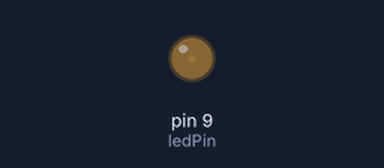
The sketch below on a simulated Arduino Uno, built with avr-gcc and run on an emulated ATmega328P. Shown: output pins drawn as LEDs (lit = HIGH).

Above: at 0.05 s.
At 0.95 s:
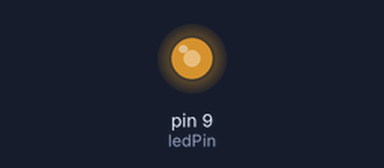
At 1.35 s:
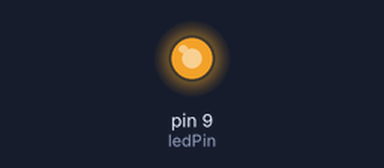
At 2.7 s:
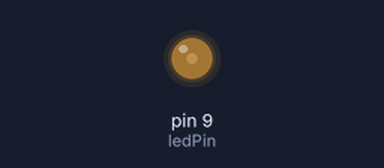
Timing chart, 0 to 7.0 s (numbered marks = the images above):
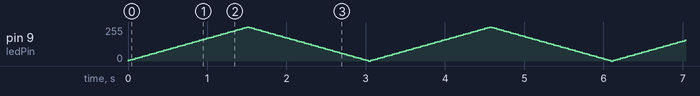

The sketch:

Fade.ino
```cpp
/*
FADE LED
Example sourced from.
Jeff Thompson | 2013 | www.jeffreythompson.org
Simple on/off works well for many applications, but the Arduino lets us use Pulse Width
Modulation (PWM) to get intervals between all the way on and all the way off.
Available only on digital pins 3,5,6,9,10,11,13 on the Uno/Leonardo, marked with '~'
Note that PWM isn't actually analog and doesn't actually fade at all!  Instead, underlying
software blinks the pin on/off very fast - the interval of the blinking appears to the human
eye to be variable, just like a flipbook appears like continuous movement!
CHALLENGE:
+ Can you make this action only occur when a button is pressed?
+ Can you count button presses, making the LED brighter each time and resetting when you hit 255?
*/

int ledPin =     9;           // LED connected to pin 9 (external LED is best for this example)
int brightness = 0;           // brightness of LED from 0-255
int amount =     5;           // amount to inc/dec brightness each step


void setup() {
  pinMode(ledPin, OUTPUT);    // set as output, just like 'digitalWrite'
}


void loop() {

  // increment brightness (when 'amount' is negative, this is the same as subtracting)
  // NOTE: we could also use the shorter += method
  brightness = brightness + amount;

  // if the brightness value passes 0 or 255 (our max range) reverse
  // the direction and dim/brighten
  if (brightness <= 0 || brightness >= 255) {
    amount *= -1;
  }

  // write brightness to the LED with 'analogWrite' using PWM
  // then wait so we can see the results
  analogWrite(ledPin, brightness);
  delay(30);
}
```
